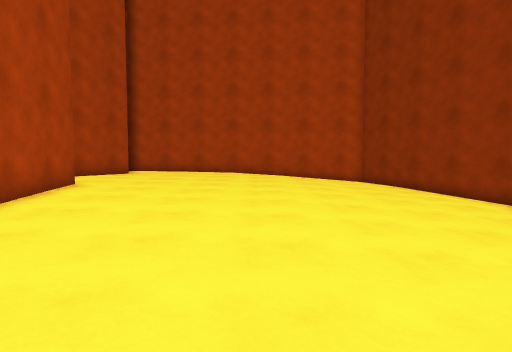
[1] (above)

16 first-person views from a walk through a Unity game level. The camera is 1.5 m above the floor, tilts 4° down and sees 70° across. The floor is counted in squares, 1 m on a side. Each view is taken from the middle of a square. On the plan, view 1 faces up. The plan holds only what a view shows up to about 16 squares ahead; the rest is blank. The place goes on beyond the plan.

[2]
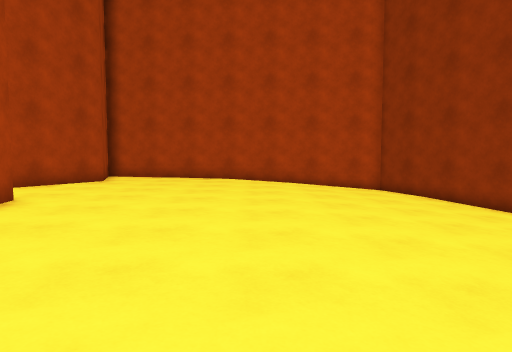

[3]
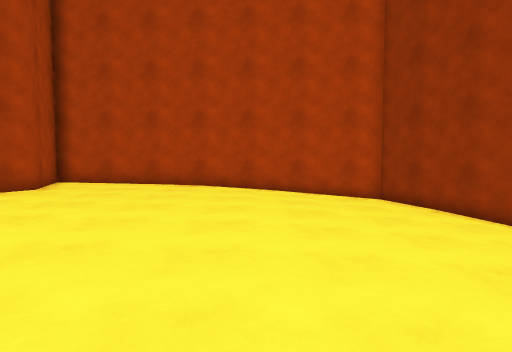

[4]
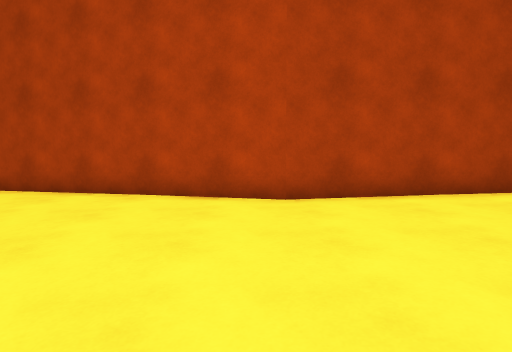

[5]
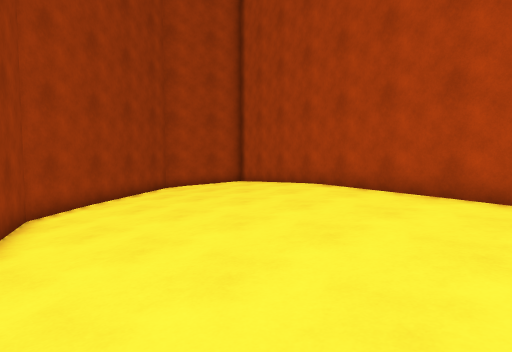

[6]
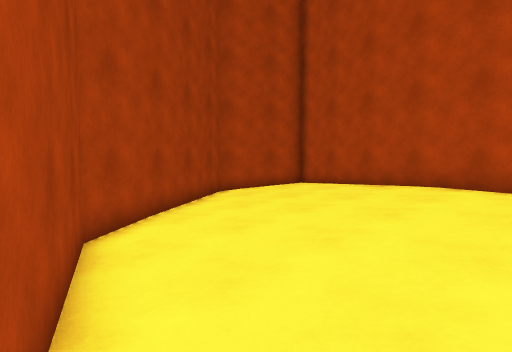

[7]
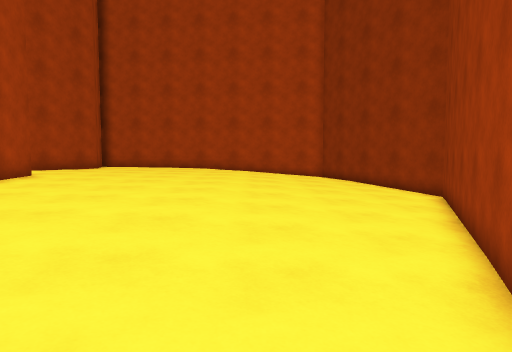

[8]
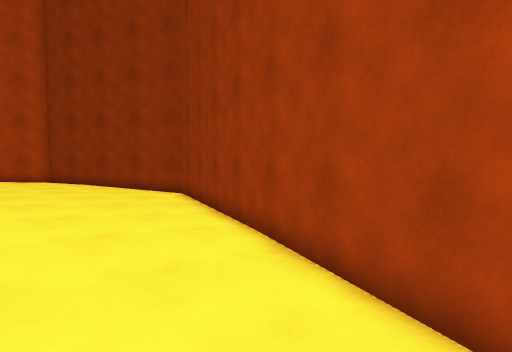

[9]
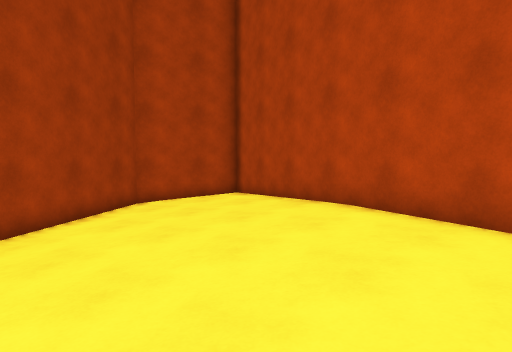

[10]
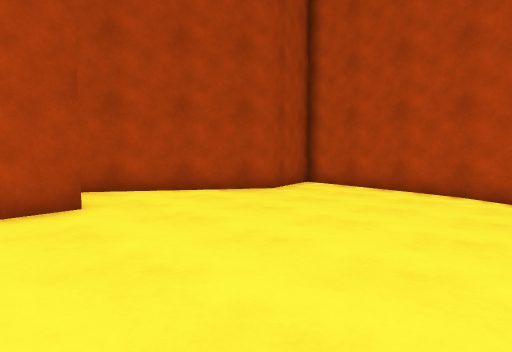

[11]
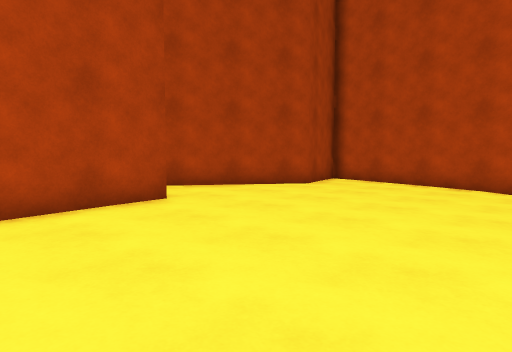

[12]
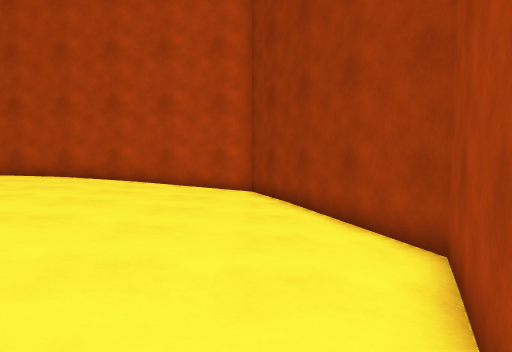

[13]
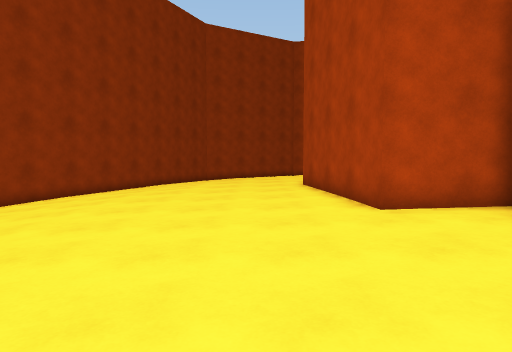

[14]
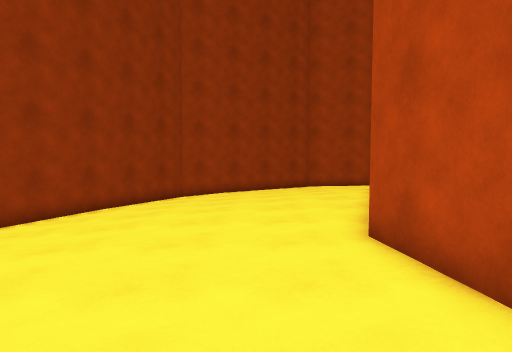

[15]
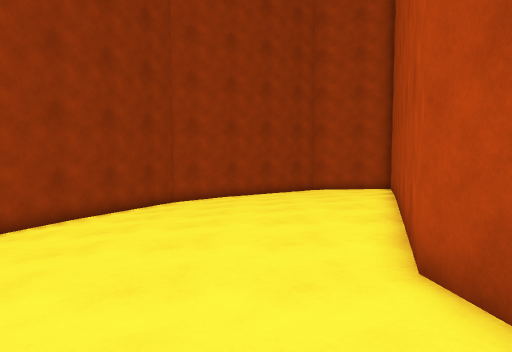

[16]
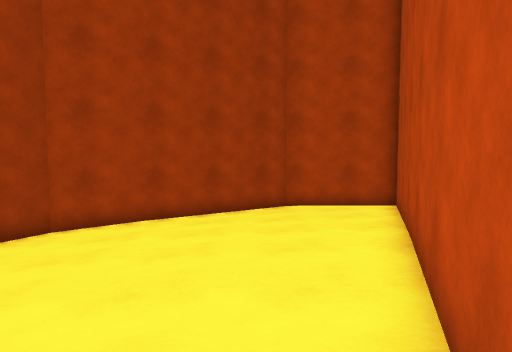

### Floor plan
Key: @ floor where view 1 was taken; # wall or solid block; . main floor; : floor 0.25 m higher than the main floor; - floor 0.25 m lower than the main floor; _ floor 0.5 m lower than the main floor.
Columns run from 10 left of view 1 to 9 right of it. Each row starts with its distance up from view 1.
 22   ######
 21   #....##########
 20   ##........---_##
 19    #........---__#
 18    #........---__#
 17    #.........---_##
 16   ##:........---__#
 15   #:::.......---__##
 14  ##:::.......---___#
 13  #::::.......---___#
 12  #::::.......---___#
 11  ####:.......---___#
 10     #:.......---__##
  9     #:.......--___#
  8     #:......---__##
  7     #.......---__#
  6     ##......---_##
  5      #.....----_#
  4     ##.....---_##
  3     #.....----_#
  2     #.....---__#
  1    ##....----_##
  0    #.....-@-__#
 -1    #....----_##
 -2   ##...----__#
 -3   #...----__##
 -4  ##.-----___#
 -5  #.-----____#
 -6  #-----____##
 -7 ##---_____##
 -8 #---_____##
 -9 #______###
-10 #_____##
-11 #######

Where each view was taken, in squares from view 1:
view 1: 0 up, 0 right, facing up
view 2: 3 up, 0 right, facing up
view 3: 6 up, 1 right, facing up
view 4: 4 up, 3 right, facing left
view 5: 4 up, 3 right, facing down-left
view 6: 0 up, 3 right, facing down-left
view 7: 1 down, 2 right, facing up
view 8: 1 down, 0 right, facing up-right
view 9: 1 up, 0 right, facing down-left
view 10: 9 up, 2 right, facing up-left
view 11: 7 up, 2 right, facing up-left
view 12: 7 up, 6 right, facing up
view 13: 20 up, 3 left, facing down
view 14: 11 up, 3 left, facing down
view 15: 9 up, 3 left, facing down
view 16: 3 up, 5 left, facing down
